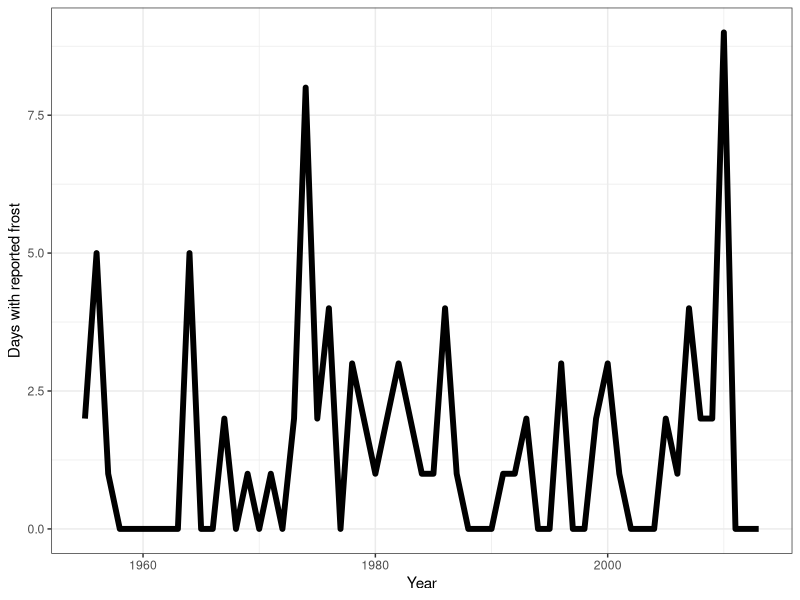
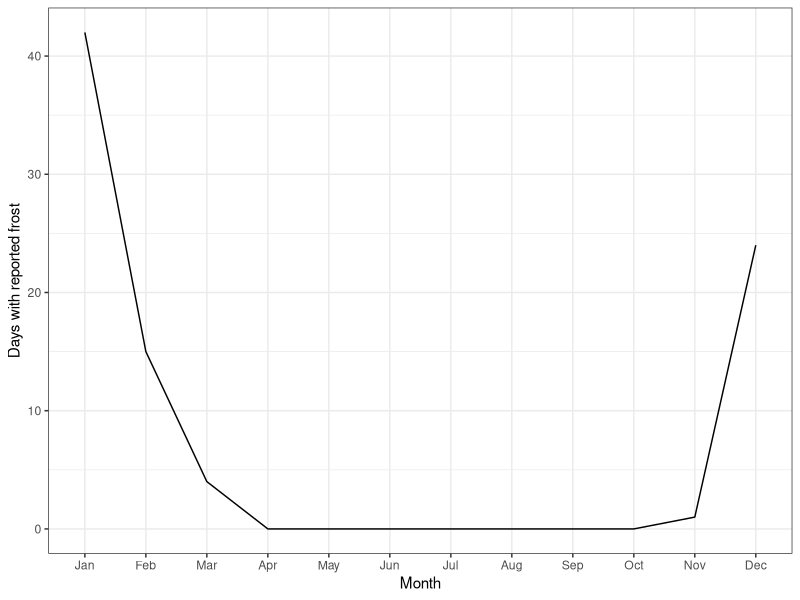
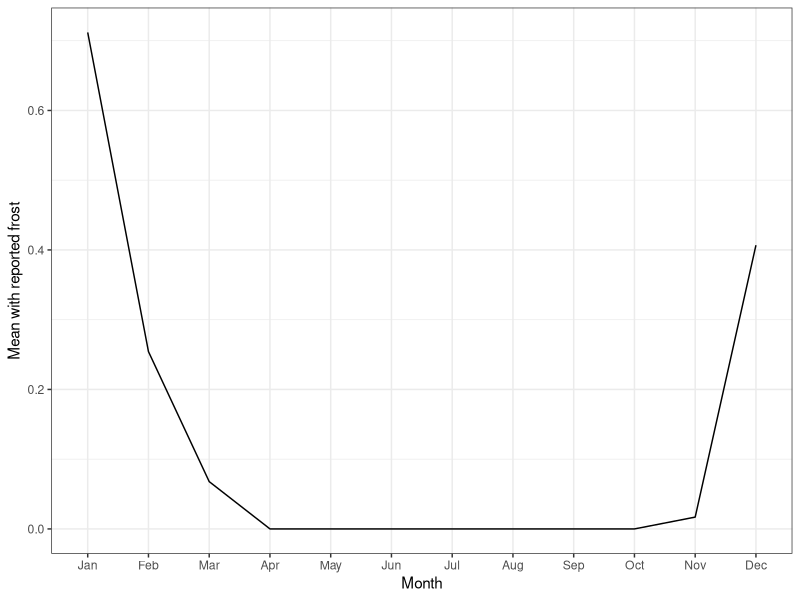

The R source for these figures, in order:
library(data.table)
library(ggplot2)
library(reshape2)

theme_set(theme_bw())

frost <- fread(input = "frost.tsv", header=TRUE) # , colClasses=c())
frost[,Ann := NULL]
frost <- data.table(melt(frost, id.vars = "Year"), key="Year,variable")
setnames(frost, c("year", "month", "frost"))

frostbyyear <- frost[,list(frost=sum(frost)),by=year]
frostbyyearplot <- ggplot(frostbyyear) + geom_line(aes(x = year, y = frost), size = 2) + labs(x = "Year", y = "Days with reported frost") #  + theme(axis.title.y = element_text(angle = 0))
ggsave(plot = frostbyyearplot, filename = "frostyear.png")

frostbymonth <- frost[,list(frost=sum(frost)),by=month]
frostbymonthplot <- ggplot(frostbymonth) + geom_line(aes(x = month, y = frost, group = 1)) + theme_bw()  + labs(x = "Month", y = "Days with reported frost") #  + theme(axis.title.y = element_text(angle = 0))
ggsave(plot = frostbymonthplot, filename = "frostmonth.png")

frostbymonthperyear <- frost[,list(frost=mean(frost)),by=month]
frostbymonthperyearplot <- ggplot(frostbymonthperyear) + geom_line(aes(x = month, y = frost, group = 1)) + theme_bw()  + labs(x = "Month", y = "Mean with reported frost") #  + theme(axis.title.y = element_text(angle = 0))
ggsave(plot = frostbymonthperyearplot, filename = "frostmonthperyear.png")
